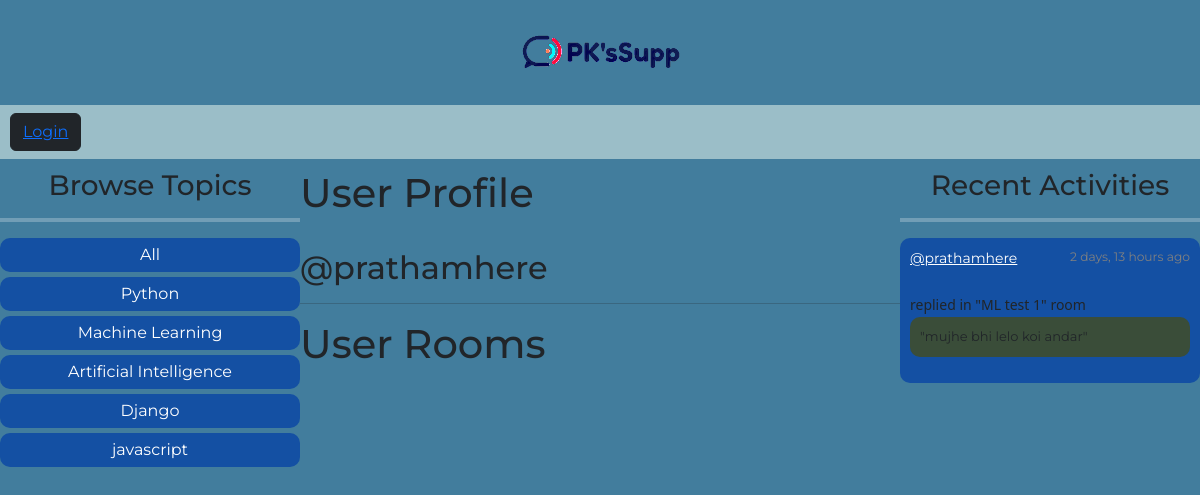
The app's page /profile/13/ with its own data.
### base/models.py (models this page shows, shortened)
class Topic(models.Model):
    name = models.CharField(max_length=200)

class Message(models.Model):
    user = models.ForeignKey(User, on_delete=models.CASCADE)
    room = models.ForeignKey(Room, on_delete=models.CASCADE)
    body = models.TextField()
    updated = models.DateTimeField(auto_now=True)
    created = models.DateTimeField(auto_now_add=True)
    class Meta:
        ordering = ["-updated", "-created"]
    def __str__(self) -> str:
        return self.body[0:50]

class Room(models.Model):
    host = models.ForeignKey(User, on_delete=models.SET_NULL, null=True)
    topic = models.ForeignKey(Topic, on_delete=models.SET_NULL, null=True)
    name = models.CharField(max_length=200)
    description = models.TextField(null=True, blank=True)
    participants = models.ManyToManyField(User, related_name="participants", blank=True)
    updated = models.DateTimeField(auto_now=True)
    created = models.DateTimeField(auto_now_add=True)
    class Meta:
        ordering = ["-updated", "-created"]
    def __str__(self):
        return self.name

### base/views.py (the view)
# urls.py: path("profile/<str:pk>/", views.userProfile, name="user-profile"),
def userProfile(request, pk):
    user = User.objects.get(id=pk)
    rooms = user.room_set.all()
    topics = Topic.objects.all()
    room_messages = user.message_set.all()
    context = {
        "user": user,
        "rooms": rooms,
        "topics": topics,
        "room_messages": room_messages,
    }
    return render(request, "base/profile.html", context)

### base/templates/base/profile.html (shortened to what this page needs)
{% extends 'main.html' %} {% block content %}
<div class="main-container">
  <div>{% include 'base/topics_component.html' %}</div>
  <div>
    <div>
      <h1>User Profile</h1>
      <br />
      <h2>@{{user.username}}</h2>
      <hr />
    </div>
    <h1>User Rooms</h1>
    <div>{% include 'base/feed_component.html' %}</div>
  </div>
  <div>{% include 'base/activity_component.html' %}</div>
</div>
{% endblock content %}

### base/templates/base/topics_component.html
{% load static %}
<link rel="stylesheet" href="{% static 'styles/topics_component.css' %}" />
<h3 class="main-heading">Browse Topics</h3>
<hr class="feed-line" />
<div class="topic-names">
  <div class="topic-name"><a href="{% url 'home' %}">All</a><br /></div>
  {% for topic in topics %}
  <div class="topic-name">
    <a href="{% url 'home' %}?q={{topic.name}}">{{topic.name}}</a><br />
  </div>
  {% endfor %}
</div>

### base/templates/base/activity_component.html (shortened to what this page needs)
{% load static %}
<link rel="stylesheet" href="{% static 'styles/activity_component.css' %}" />
<h3 class="main-heading">Recent Activities</h3>
<hr class="feed-line" />
{% for message in room_messages %}
<div class="activity-message">
  <small class="host-and-time"
    ><a href="{% url 'user-profile' message.user.id %}">@{{message.user}}</a>
    <small class="time">{{message.created|timesince}} ago</small></small
  ><br />
  <small class="replied-to">replied in "{{message.room}}" room</small>
  <p class="message-body">"{{message}}"</p>
</div>
{% endfor %}

### static/styles/main.css (style rules this page uses)
.body { font-family: "Montserrat"; background-color: #427d9d; margin: 0; }

### static/styles/topics_component.css (style rules this page uses)
.feed-line { border: none; border-top: 4px solid white; height: 4px; }
.main-heading { text-align: center; }
.topic-name { background-color: #1450a3; margin-bottom: 5px; padding: 5px; border-radius: 10px; text-align: center; }
.topic-names a { color: white; text-decoration: none; }

### static/styles/activity_component.css (style rules this page uses)
.main-heading { text-align: center; }
.feed-line { border: none; border-top: 4px solid white; height: 4px; }
.activity-message { background-color: #1450a3; border-radius: 10px; padding: 10px; margin-bottom: 5px; }
.host-and-time { display: grid; grid-template-columns: 1.5fr 2.5fr; }
.time { text-align: end; color: grey; }
.host-and-time a { color: white; }
.replied-to { font-family: "Segoe UI", Tahoma, Geneva, Verdana, sans-serif; }
.message-body { padding: 10px; border-radius: 10px; background-color: #3a4d39; font-size: small; }

### base/templates/base/profile.html (style rules this page uses)
.main-container { display: grid; grid-template-columns: 1fr 2fr 1fr; }

### records on screen
Topic: name "Python"
Topic: name "Machine Learning"
Topic: name "Artificial Intelligence"
Topic: name "Django"
Topic: name "javascript"
Message: user "prathamhere", created "2 days, 13 hours", room "ML test 1", body "mujhe bhi lelo koi andar"

### other values on screen
{{ user.username }} "prathamhere"
